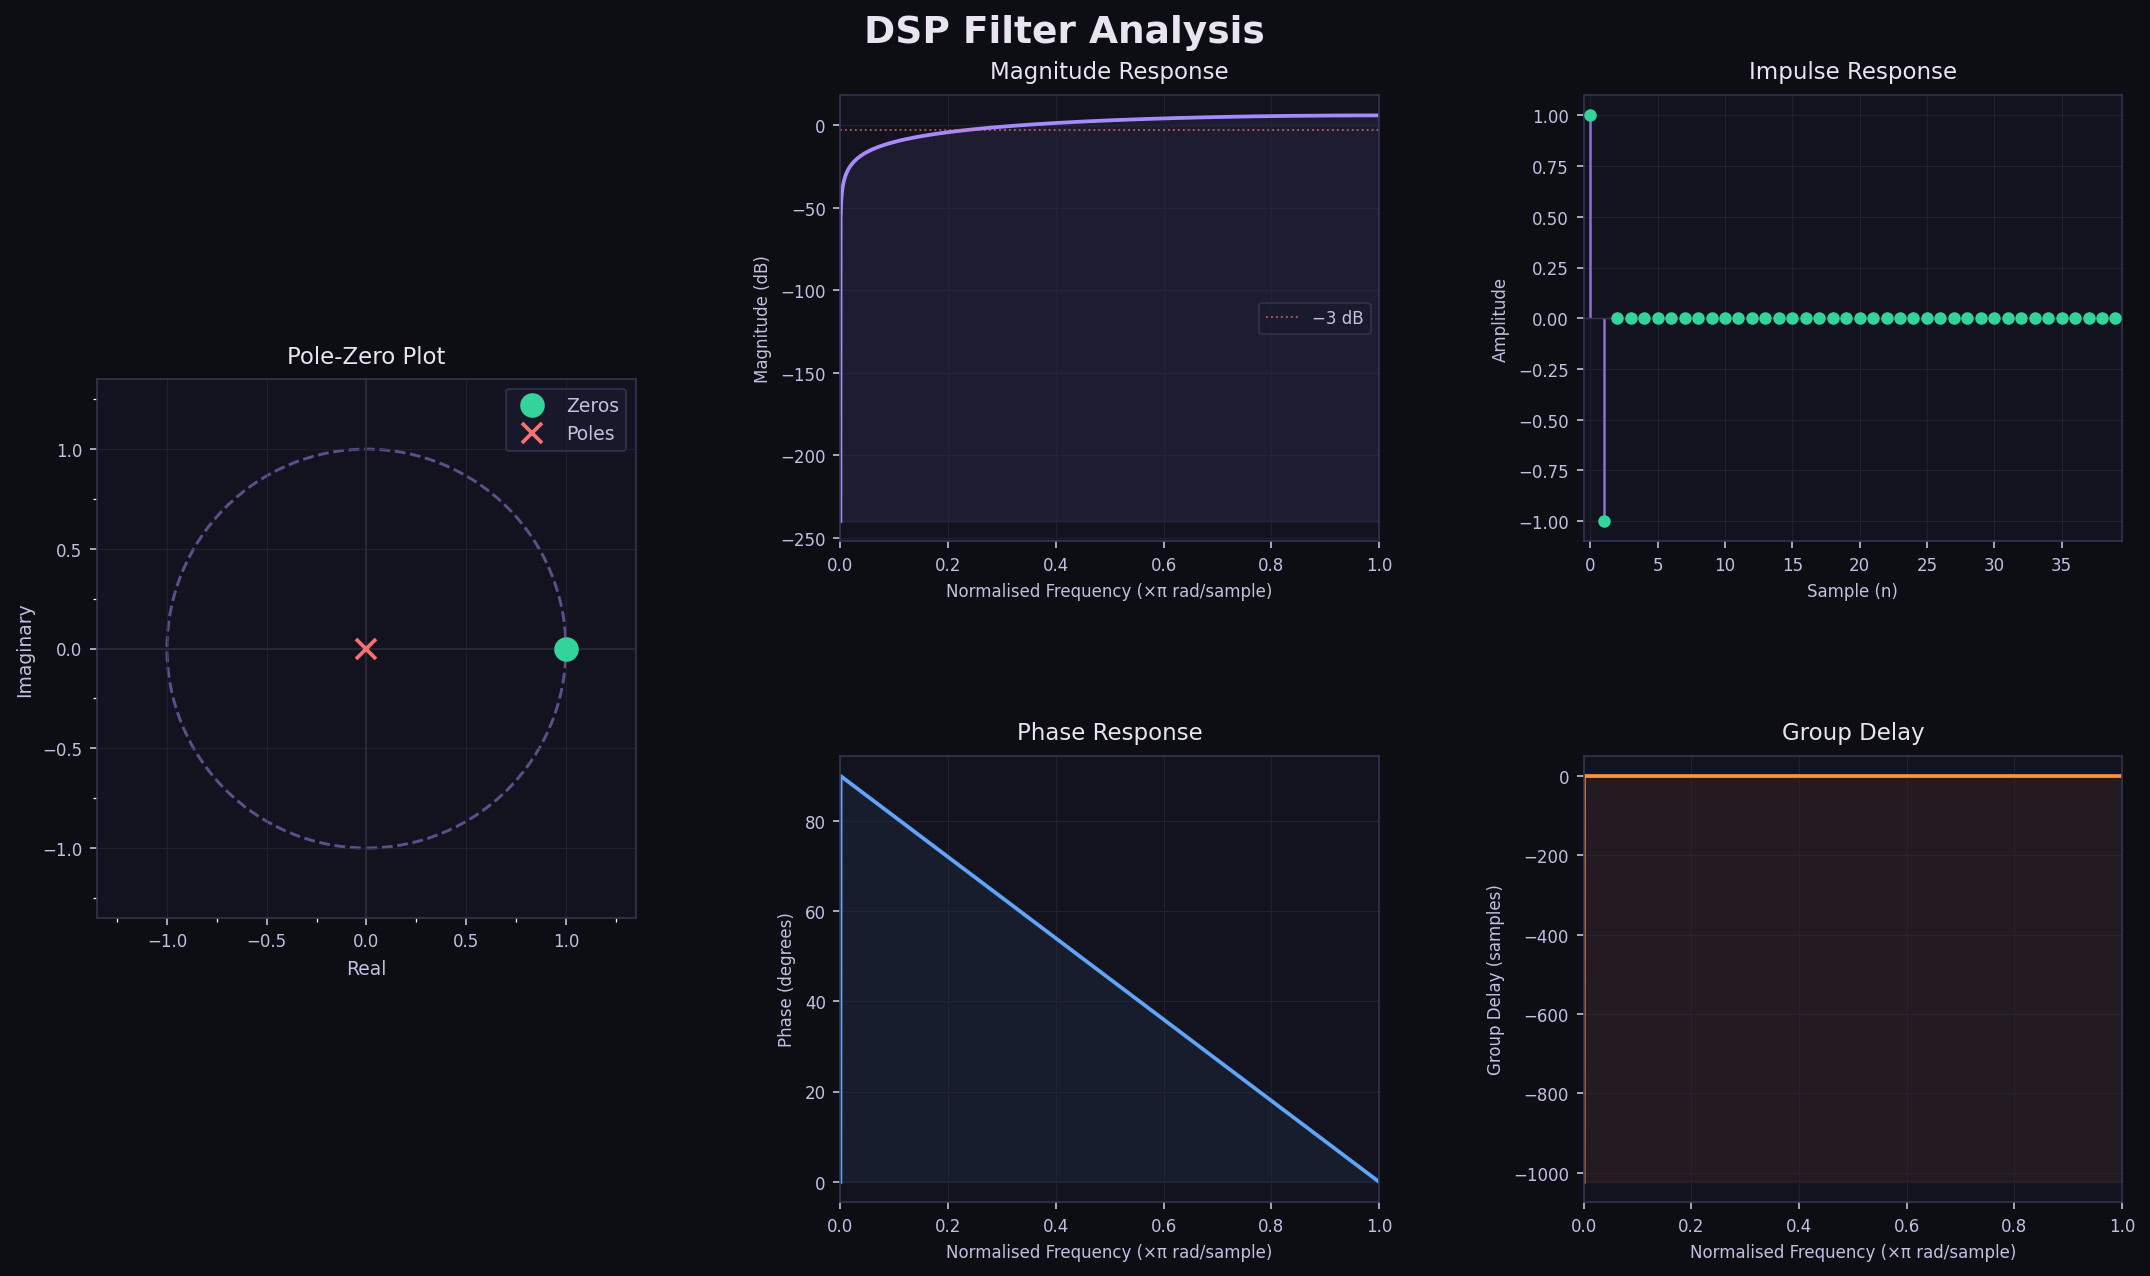

Write Python code to recreate this figure.
"""
DSP Filter Analysis: Pole-Zero Diagram & Frequency Response
============================================================
Customize `zeros` and `poles` below, then run the script.
Requires: numpy, matplotlib, scipy
"""

import numpy as np
import matplotlib.pyplot as plt
import matplotlib.gridspec as gridspec
from matplotlib.patches import Circle
from matplotlib.ticker import MultipleLocator

# ─────────────────────────────────────────────
#  DEFINE YOUR FILTER HERE
# ─────────────────────────────────────────────

# Complex zeros (roots of numerator B(z))
zeros = np.array([
    1
])

# Complex poles (roots of denominator A(z))
poles = np.array([
    0.0
])

# Overall gain
gain = 1

# ─────────────────────────────────────────────
#  COMPUTE FREQUENCY RESPONSE
# ─────────────────────────────────────────────

# Build polynomial coefficients from roots
B = gain * np.poly(zeros)   # Numerator
A = np.poly(poles)           # Denominator

# Evaluate H(e^jω) over [0, π]
w = np.linspace(0, np.pi, 2048)
z = np.exp(1j * w)

# Horner's method evaluation of B(z) / A(z)
H_num = np.polyval(B, z)
H_den = np.polyval(A, z)
H = H_num / H_den

magnitude_dB  = 20 * np.log10(np.abs(H) + 1e-12)
phase_deg     = np.degrees(np.unwrap(np.angle(H)))
group_delay   = -np.diff(np.unwrap(np.angle(H))) / np.diff(w)  # samples

# ─────────────────────────────────────────────
#  PLOTTING
# ─────────────────────────────────────────────

plt.style.use("dark_background")
fig = plt.figure(figsize=(15, 9), facecolor="#0d0d14")
fig.suptitle("DSP Filter Analysis", fontsize=18, fontweight="bold",
             color="#e8e4f0", y=0.97)

gs = gridspec.GridSpec(2, 3, figure=fig, hspace=0.48, wspace=0.38,
                       left=0.07, right=0.97, top=0.91, bottom=0.09)

ACCENT   = "#a78bfa"   # violet
ZERO_C   = "#34d399"   # emerald
POLE_C   = "#f87171"   # red
GRID_C   = "#2a2a3a"
TEXT_C   = "#c4bfe0"

ax_pz   = fig.add_subplot(gs[:, 0])   # Pole-zero (spans both rows)
ax_mag  = fig.add_subplot(gs[0, 1])
ax_ph   = fig.add_subplot(gs[1, 1])
ax_imp  = fig.add_subplot(gs[0, 2])
ax_gd   = fig.add_subplot(gs[1, 2])

bg = "#13131f"
for ax in [ax_pz, ax_mag, ax_ph, ax_imp, ax_gd]:
    ax.set_facecolor(bg)
    ax.tick_params(colors=TEXT_C, labelsize=8)
    for spine in ax.spines.values():
        spine.set_edgecolor("#333350")

w_norm = w / np.pi   # normalised frequency 0..1

# ── Pole-Zero Diagram ──────────────────────────────────────────────────────
unit_circle = Circle((0, 0), 1, color=ACCENT, fill=False,
                     linewidth=1.4, linestyle="--", alpha=0.5)
ax_pz.add_patch(unit_circle)
ax_pz.axhline(0, color="#2a2a3a", linewidth=0.8)
ax_pz.axvline(0, color="#2a2a3a", linewidth=0.8)

# Deduplicate for multiplicity labels
def plot_with_multiplicity(ax, points, marker, color, label):
    unique, counts = np.unique(points.round(6), return_counts=True)
    first = True
    for p, c in zip(unique, counts):
        lbl = label if first else "_nolegend_"
        ax.plot(p.real, p.imag, marker, color=color, markersize=10,
                markeredgewidth=1.8, markeredgecolor=color,
                markerfacecolor="none" if marker == "x" else None,
                label=lbl, zorder=5)
        if c > 1:
            ax.annotate(f" ×{c}", (p.real, p.imag), color=color,
                        fontsize=8, va="bottom")
        first = False

plot_with_multiplicity(ax_pz, zeros, "o", ZERO_C, "Zeros")
plot_with_multiplicity(ax_pz, poles, "x", POLE_C,  "Poles")

lim = max(1.35, np.abs(np.concatenate([zeros, poles])).max() * 1.3)
ax_pz.set_xlim(-lim, lim)
ax_pz.set_ylim(-lim, lim)
ax_pz.set_aspect("equal")
ax_pz.set_xlabel("Real", color=TEXT_C, fontsize=9)
ax_pz.set_ylabel("Imaginary", color=TEXT_C, fontsize=9)
ax_pz.set_title("Pole-Zero Plot", color="#e8e4f0", fontsize=11, pad=8)
ax_pz.legend(facecolor="#1a1a2e", edgecolor="#333350",
             labelcolor=TEXT_C, fontsize=9)
ax_pz.xaxis.set_minor_locator(MultipleLocator(0.25))
ax_pz.yaxis.set_minor_locator(MultipleLocator(0.25))
ax_pz.grid(True, color=GRID_C, linewidth=0.5, alpha=0.6)

# ── Magnitude Response ─────────────────────────────────────────────────────
ax_mag.plot(w_norm, magnitude_dB, color=ACCENT, linewidth=1.8)
ax_mag.axhline(-3, color=POLE_C, linewidth=0.9, linestyle=":", alpha=0.7,
               label="−3 dB")
ax_mag.fill_between(w_norm, magnitude_dB, magnitude_dB.min(),
                    color=ACCENT, alpha=0.08)
ax_mag.set_xlabel("Normalised Frequency (×π rad/sample)", color=TEXT_C, fontsize=8)
ax_mag.set_ylabel("Magnitude (dB)", color=TEXT_C, fontsize=8)
ax_mag.set_title("Magnitude Response", color="#e8e4f0", fontsize=11, pad=8)
ax_mag.set_xlim(0, 1)
ax_mag.grid(True, color=GRID_C, linewidth=0.5, alpha=0.6)
ax_mag.legend(facecolor="#1a1a2e", edgecolor="#333350",
              labelcolor=TEXT_C, fontsize=8)

# ── Phase Response ─────────────────────────────────────────────────────────
ax_ph.plot(w_norm, phase_deg, color="#60a5fa", linewidth=1.8)
ax_ph.fill_between(w_norm, phase_deg, phase_deg.min(),
                   color="#60a5fa", alpha=0.07)
ax_ph.set_xlabel("Normalised Frequency (×π rad/sample)", color=TEXT_C, fontsize=8)
ax_ph.set_ylabel("Phase (degrees)", color=TEXT_C, fontsize=8)
ax_ph.set_title("Phase Response", color="#e8e4f0", fontsize=11, pad=8)
ax_ph.set_xlim(0, 1)
ax_ph.grid(True, color=GRID_C, linewidth=0.5, alpha=0.6)

# ── Impulse Response ───────────────────────────────────────────────────────
N_imp = 40
delta = np.zeros(N_imp)
delta[0] = 1.0
from scipy.signal import lfilter
h = lfilter(B, A, delta)
n = np.arange(N_imp)

markerline, stemlines, baseline = ax_imp.stem(n, h, linefmt=ACCENT,
                                               markerfmt="o", basefmt=" ")
markerline.set(color=ZERO_C, markersize=5, zorder=5)
plt.setp(stemlines, linewidth=1.2, alpha=0.8)
ax_imp.axhline(0, color="#333350", linewidth=0.7)
ax_imp.set_xlabel("Sample (n)", color=TEXT_C, fontsize=8)
ax_imp.set_ylabel("Amplitude", color=TEXT_C, fontsize=8)
ax_imp.set_title("Impulse Response", color="#e8e4f0", fontsize=11, pad=8)
ax_imp.set_xlim(-0.5, N_imp - 0.5)
ax_imp.grid(True, color=GRID_C, linewidth=0.5, alpha=0.6)

# ── Group Delay ────────────────────────────────────────────────────────────
gd_w = w_norm[:-1]   # one sample shorter after diff
ax_gd.plot(gd_w, group_delay, color="#fb923c", linewidth=1.8)
ax_gd.fill_between(gd_w, group_delay, group_delay.min(),
                   color="#fb923c", alpha=0.07)
ax_gd.set_xlabel("Normalised Frequency (×π rad/sample)", color=TEXT_C, fontsize=8)
ax_gd.set_ylabel("Group Delay (samples)", color=TEXT_C, fontsize=8)
ax_gd.set_title("Group Delay", color="#e8e4f0", fontsize=11, pad=8)
ax_gd.set_xlim(0, 1)
ax_gd.grid(True, color=GRID_C, linewidth=0.5, alpha=0.6)

# ─────────────────────────────────────────────
#  PRINT FILTER SUMMARY
# ─────────────────────────────────────────────

print("=" * 50)
print("  FILTER SUMMARY")
print("=" * 50)
print(f"  Zeros  : {zeros}")
print(f"  Poles  : {poles}")
print(f"  Gain   : {gain}")
print(f"\n  Numerator  B(z) = {np.array2string(B, precision=4)}")
print(f"  Denominator A(z) = {np.array2string(A, precision=4)}")
print("=" * 50)

plt.savefig("filter_analysis.png", dpi=150, bbox_inches="tight",
            facecolor=fig.get_facecolor())
plt.show()
print("\nPlot saved to filter_analysis.png")
